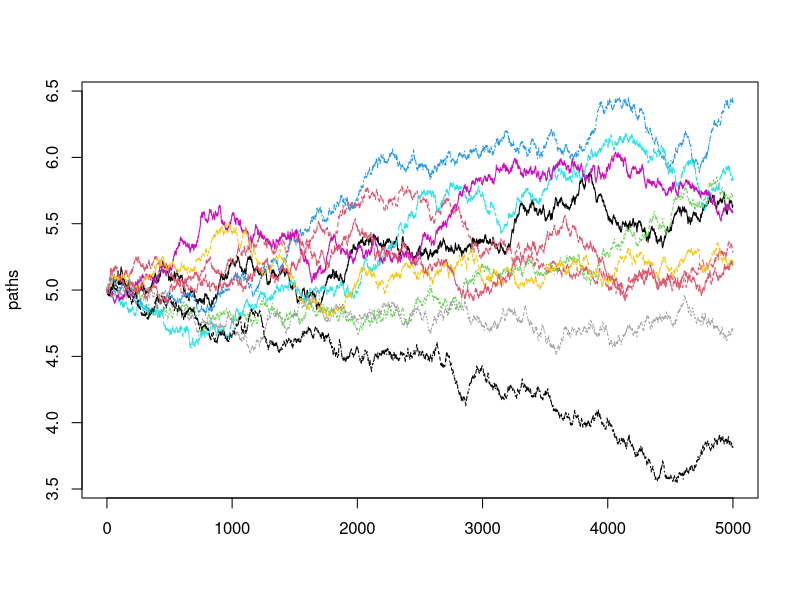

This figure's R source:
interval<-c(0,5)
n<-10
paths<-matrix(nrow=5000,ncol=10)
k<-5000

division<-(interval[2]-interval[1])/5000
mean<-0.06
sigma<-0.3

for(i in 1:n){
	path<-vector(length=k)

	paths[1,i]=5

	for(j in 2:k){
		paths[j,i]=paths[j-1,i]+ mean*division +sigma*sqrt(division)*rnorm(1)
	}
}

cat("Expected Value of w(2) : ",mean(paths[2000,]),"\n")
cat("Expected Value of w(5) : ",mean(paths[5000,]),"\n")

png("que2.png")
matplot(paths,col=1:10,type='l')